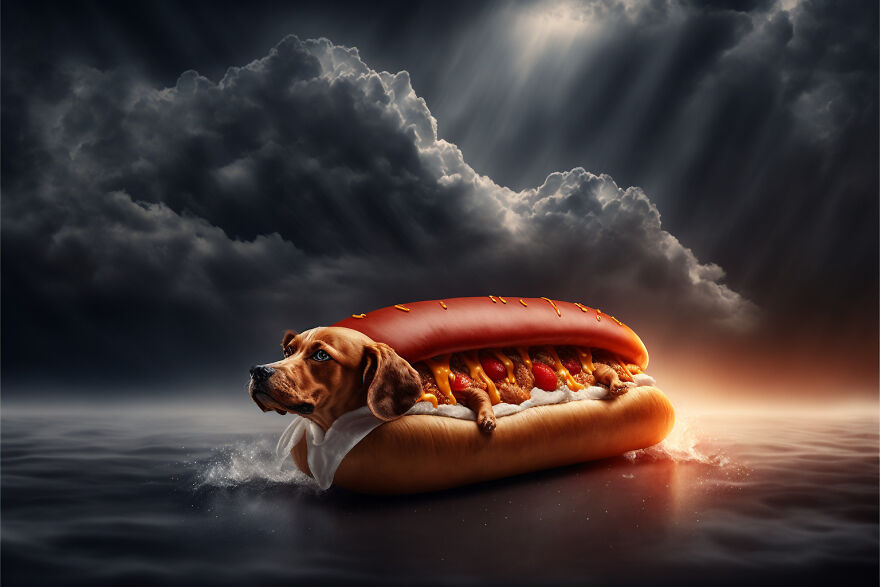
#> input picture I-made-visual-dog-puns-with-an-AI-art-generator-63881c119c954-png__880.jpg, 880 x 587 px, found by its file name
$ python image_comp.py
#> lines starting #> are read from the running program, lines starting #| are printed output that depends on the picture; after the words box and inside, x2 and y2 are one past the last pixel; in counts of white or black regions, pixels touching at a corner belong together
import cv2
import numpy as np
from skimage.metrics import structural_similarity as ssim
import imagehash
from PIL import Image

def calculate_color_score(img1, img2):
    hsv1 = cv2.cvtColor(img1, cv2.COLOR_BGR2HSV)
    hsv2 = cv2.cvtColor(img2, cv2.COLOR_BGR2HSV)
    hist1 = cv2.calcHist([hsv1], [0, 1], None, [50, 60], [0, 180, 0, 256])
    hist2 = cv2.calcHist([hsv2], [0, 1], None, [50, 60], [0, 180, 0, 256])
    cv2.normalize(hist1, hist1)
    cv2.normalize(hist2, hist2)
    score = cv2.compareHist(hist1, hist2, cv2.HISTCMP_CORREL)
    return round(score * 100, 2)

def calculate_ssim_score(img1, img2):
    gray1 = cv2.cvtColor(img1, cv2.COLOR_BGR2GRAY)
    gray2 = cv2.resize(cv2.cvtColor(img2, cv2.COLOR_BGR2GRAY), (gray1.shape[1], gray1.shape[0]))
    score, _ = ssim(gray1, gray2, full=True)
    return round(score * 100, 2)

def calculate_feature_match_score(img1, img2):
    orb = cv2.ORB_create(nfeatures=1000)
    kp1, des1 = orb.detectAndCompute(img1, None)
    kp2, des2 = orb.detectAndCompute(img2, None)
    if des1 is None or des2 is None:
        return 0.0
    bf = cv2.BFMatcher(cv2.NORM_HAMMING, crossCheck=True)
    matches = bf.match(des1, des2)
    good_matches = [m for m in matches if m.distance < 50]
    score = len(good_matches) / max(len(matches), 1)
    return round(score * 100, 2)

def calculate_edge_similarity(img1, img2):
    gray1 = cv2.Canny(cv2.cvtColor(img1, cv2.COLOR_BGR2GRAY), 50, 150)
    gray2 = cv2.Canny(cv2.cvtColor(img2, cv2.COLOR_BGR2GRAY), 50, 150)
    gray2 = cv2.resize(gray2, (gray1.shape[1], gray1.shape[0]))
    overlap = np.sum(gray1 == gray2)
    total = gray1.shape[0] * gray1.shape[1]
    return round((overlap / total) * 100, 2)

def calculate_hash_similarity(img1, img2):
    img1 = Image.fromarray(cv2.cvtColor(img1, cv2.COLOR_BGR2RGB))
    img2 = Image.fromarray(cv2.cvtColor(img2, cv2.COLOR_BGR2RGB))
    hash1 = imagehash.average_hash(img1)
    hash2 = imagehash.average_hash(img2)
    return round((1 - (hash1 - hash2) / len(hash1.hash)**2) * 100, 2)

def compare_images(img_path1, img_path2):
    img1 = cv2.imread(img_path1)
#> img1 is the input picture: shape (587, 880, 3); mean B, G, R 54.7, 55.3, 66.3
    img2 = cv2.imread(img_path2)
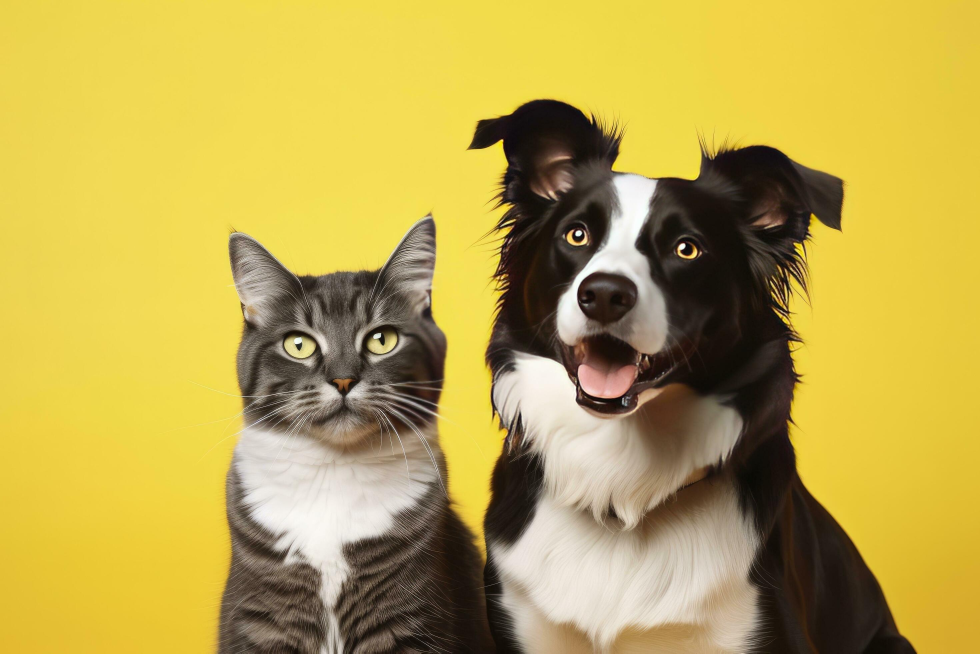
#> input picture ai-generated-cat-and-dog-together-with-happy-expressions-on-yellow-background-ai-generated-free-photo.jpg, 2940 x 1960 px, found by its file name (shown at 1/3 size)
#> img2 is the input picture: shape (1960, 2940, 3); mean B, G, R 77.5, 165.6, 187

    if img1 is None or img2 is None:
        print("❌ Error: One or both images could not be loaded.")
        return

    print("\n🔍 Comparing images...\n")

    color_score = calculate_color_score(img1, img2)
#> in calculate_color_score, `hsv1 = cv2.cvtColor(img1, cv2.COLOR_BGR2HSV)`: hsv1: shape (587, 880, 3); mean H, S, V 84.3, 80.6, 72.6
#> in calculate_color_score, `hsv2 = cv2.cvtColor(img2, cv2.COLOR_BGR2HSV)`: hsv2: shape (1960, 2940, 3); mean H, S, V 22.3, 140.4, 187
#> in calculate_color_score, `hist2 = cv2.calcHist([hsv2], [0, 1], None, [50, 60], [0, 180, 0, 256])`:
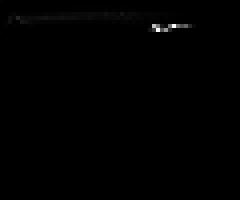
#> hist2: shape (50, 60) float32 (shown 4 times larger); min 0, max 524584, mean 1920.8; drawn with min black and max white
#> in calculate_color_score, `score = cv2.compareHist(hist1, hist2, cv2.HISTCMP_CORREL)`: score = -0.00328
#> color_score = -0.33
    ssim_score = calculate_ssim_score(img1, img2)
#> in calculate_ssim_score, `gray1 = cv2.cvtColor(img1, cv2.COLOR_BGR2GRAY)`:
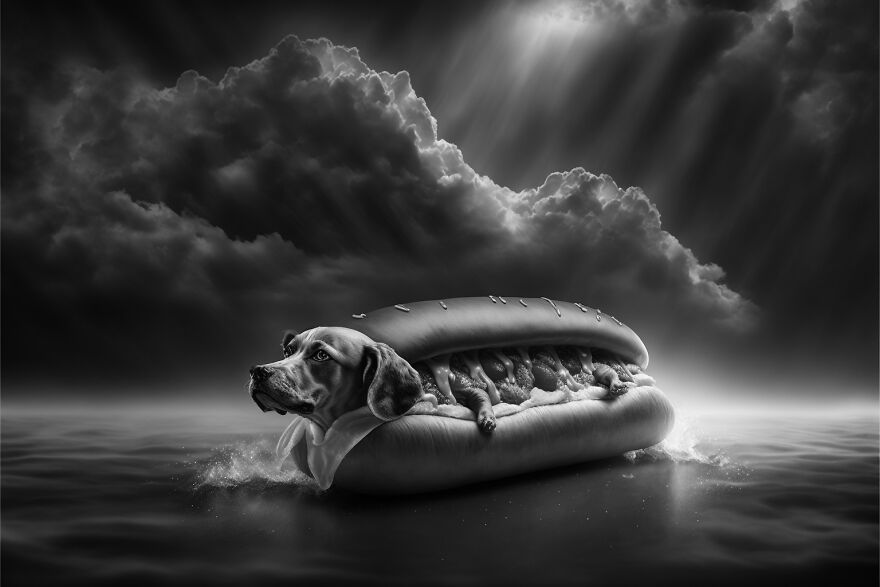
#> gray1: shape (587, 880); min 0, max 252, mean 58.5
#> in calculate_ssim_score, `gray2 = cv2.resize(cv2.cvtColor(img2, cv2.COLOR_BGR2GRAY), (gray1.shap..`:
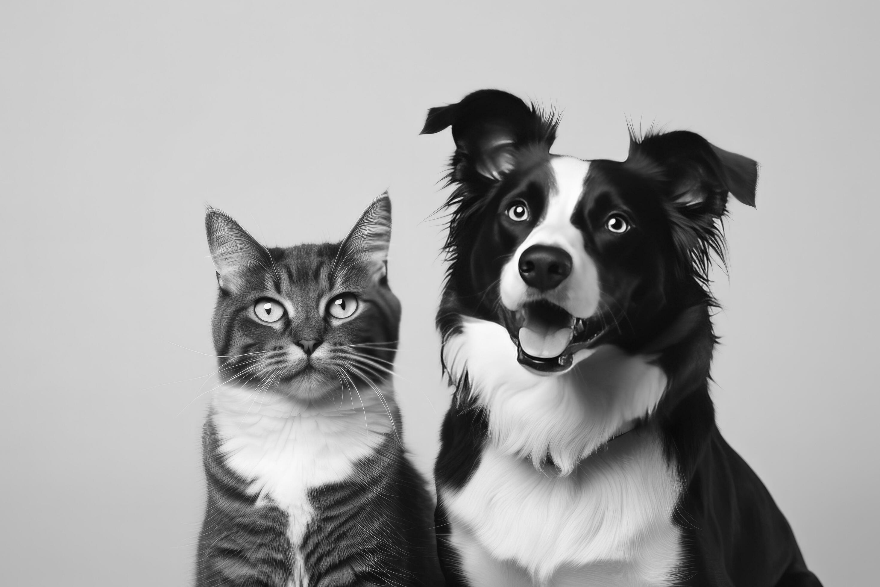
#> gray2: shape (587, 880); min 2, max 253, mean 161.9
#> in calculate_ssim_score, `score, _ = ssim(gray1, gray2, full=True)`: score = 0.269
#> ssim_score = 26.94
    feature_score = calculate_feature_match_score(img1, img2)
#> in calculate_feature_match_score, `kp1, des1 = orb.detectAndCompute(img1, None)`: kp1 = 1000 keypoints; strongest (x, y, size): (622, 381, 31), (535, 388, 31), (488, 422, 31), (518, 404, 31)
#> in calculate_feature_match_score, `kp2, des2 = orb.detectAndCompute(img2, None)`: kp2 = 1000 keypoints; strongest (x, y, size): (1731, 702, 111.1), (2051, 735, 92.6), (1741, 699, 92.6), (2050, 735, 111.1)
#> in calculate_feature_match_score, `matches = bf.match(des1, des2)`: matches = 250 matches
#> in calculate_feature_match_score, `good_matches = [m for m in matches if m.distance < 50]`: good_matches = 38 matches
#> in calculate_feature_match_score, `score = len(good_matches) / max(len(matches), 1)`: score = 0.152
#> feature_score = 15.2
    edge_score = calculate_edge_similarity(img1, img2)
#> in calculate_edge_similarity, `gray1 = cv2.Canny(cv2.cvtColor(img1, cv2.COLOR_BGR2GRAY), 50, 150)`:
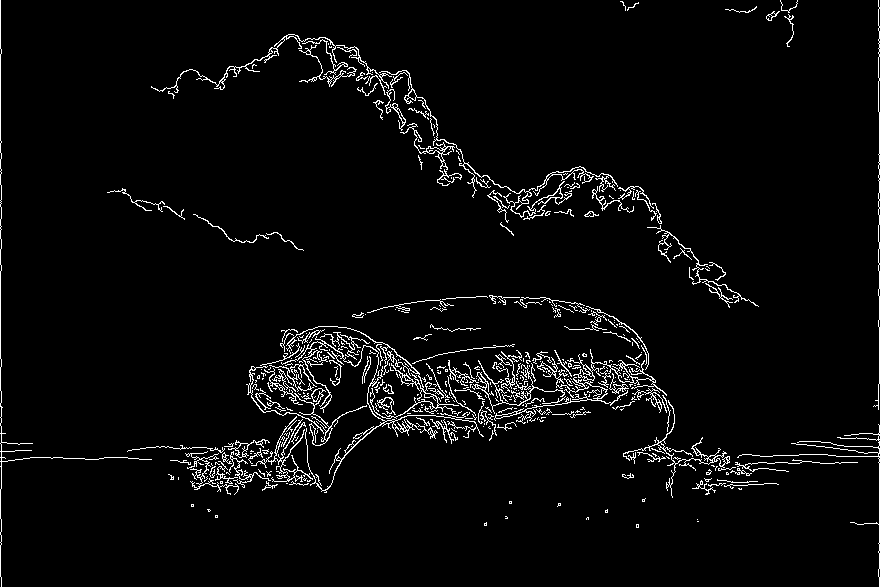
#> gray1: shape (587, 880); 3.6% white in thin lines or dots
#> in calculate_edge_similarity, `gray2 = cv2.Canny(cv2.cvtColor(img2, cv2.COLOR_BGR2GRAY), 50, 150)`:
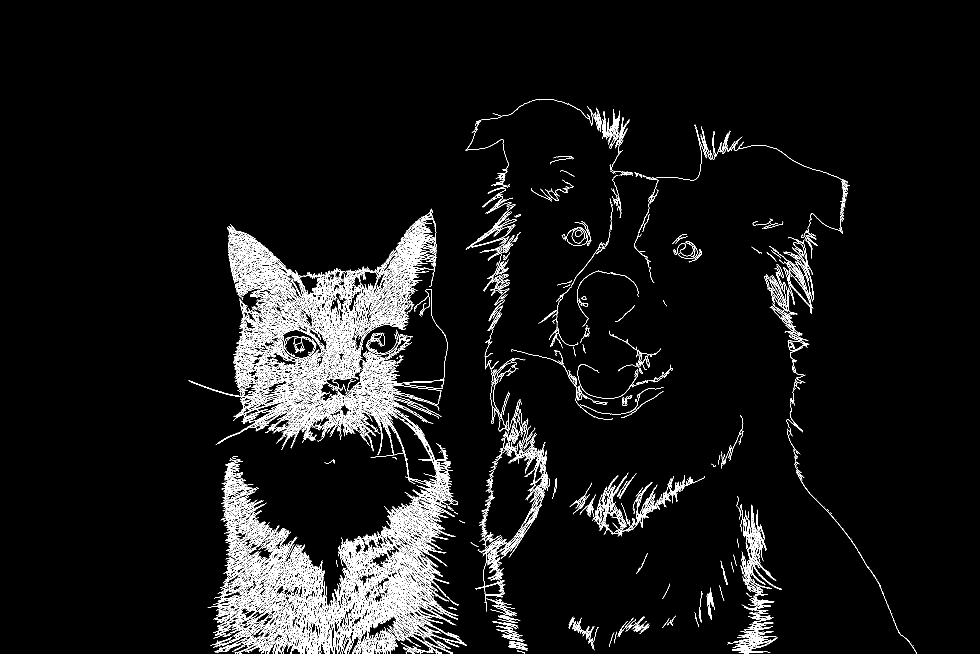
#> gray2: shape (1960, 2940) (shown at 1/3 size); 3.9% white in thin lines or dots, all inside (x1, y1, x2, y2) = (565, 297, 2751, 1960)
#> in calculate_edge_similarity, `gray2 = cv2.resize(gray2, (gray1.shape[1], gray1.shape[0]))`:
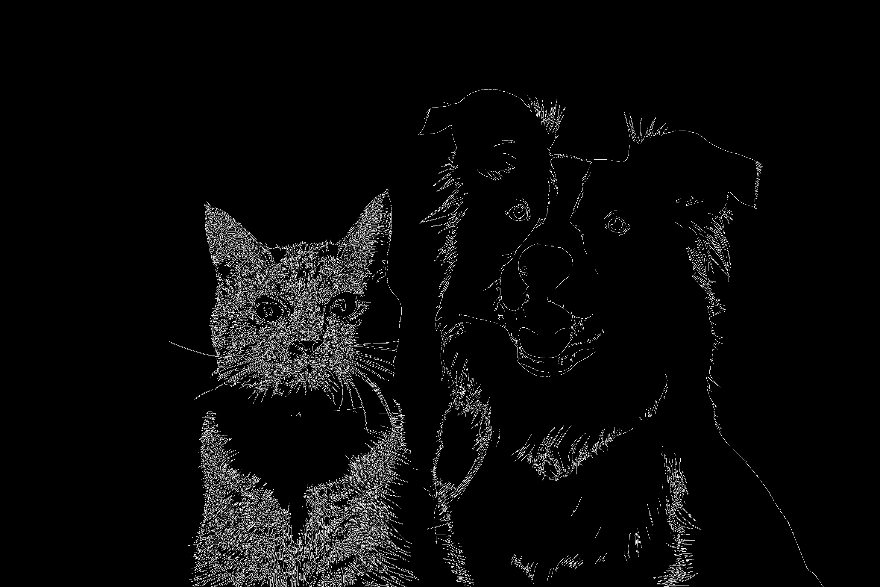
#> gray2: shape (587, 880); min 0, max 255, mean 10
#> in calculate_edge_similarity, `overlap = np.sum(gray1 == gray2)`: overlap = 454438
#> edge_score = 87.97
    hash_score = calculate_hash_similarity(img1, img2)

    weights = {
        "color": 0.075,
        "ssim": 0.3,
        "feature": 0.025,
        "edge": 0.3,
        "hash": 0.3
    }

    overall_score = round(
        color_score * weights["color"] +
        ssim_score * weights["ssim"] +
        feature_score * weights["feature"] +
        edge_score * weights["edge"] +
        hash_score * weights["hash"], 2
    )

    print(f"🎨 Color Similarity        : {color_score}%")
    print(f"🧱 Structural Similarity   : {ssim_score}%")
    print(f"🧬 Feature Matching        : {feature_score}%")
    print(f"🔳 Edge Similarity         : {edge_score}%")
    print(f"🧠 Hash (Perceptual) Match : {hash_score}%")
    print(f"\n🎯 Overall Similarity Score: {overall_score}%")

# Example usage portion::--::--::______::
img_1=r"C:\Users\vsaga\Downloads\ai-generated-cat-and-dog-together-with-happy-expressions-ai-generated-free-photo.jpg"
img_2=r"C:\Users\vsaga\Downloads\ai-generated-cat-and-dog-together-with-happy-expressions-ai-generated-photo.jpg"
img_3=r"C:\Users\vsaga\Downloads\ai-generated-cat-and-dog-together-with-happy-expressions-on-yellow-background-ai-generated-free-photo.jpg"
img_4=r"C:\Users\vsaga\Downloads\dog-and-cat-together-pets-spring-or-summer-nature-generative-ai-photo.jpg"
img_5=r"C:\Users\vsaga\.vscode\prompto\close-up-dog-field_662214-129629.jpg"
img_6=r"C:\Users\vsaga\.vscode\prompto\669726ef5242a23882952518_663fc2a1da49d30b9a44e774_image_3cN5ZzSm_1715403464233_raw.jpeg"
img_7=r"C:\Users\vsaga\.vscode\prompto\I-made-visual-dog-puns-with-an-AI-art-generator-63881c119c954-png__880.jpg"
img_8=r"C:\Users\vsaga\.vscode\prompto\images.jpeg"
compare_images(img_7, img_3) #replace with your image paths
#> (the call stopped at in calculate_hash_similarity, `hash1 = imagehash.average_hash(img1)`: imagehash is not available in this run)
